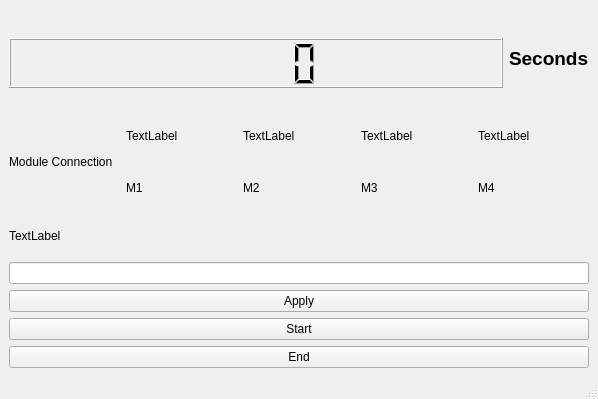
<?xml version="1.0" encoding="UTF-8"?>
<ui version="4.0">
 <class>MainWindow</class>
 <widget class="QMainWindow" name="MainWindow">
  <property name="geometry">
   <rect>
    <x>0</x>
    <y>0</y>
    <width>512</width>
    <height>399</height>
   </rect>
  </property>
  <property name="windowTitle">
   <string>MainWindow</string>
  </property>
  <widget class="QWidget" name="centralwidget">
   <layout class="QVBoxLayout" name="verticalLayout">
    <item>
     <layout class="QHBoxLayout" name="horizontalLayout_2">
      <item>
       <widget class="QLCDNumber" name="lcdNumber">
        <property name="minimumSize">
         <size>
          <width>494</width>
          <height>50</height>
         </size>
        </property>
        <property name="maximumSize">
         <size>
          <width>16777215</width>
          <height>40</height>
         </size>
        </property>
       </widget>
      </item>
      <item>
       <spacer name="horizontalSpacer">
        <property name="orientation">
         <enum>Qt::Horizontal</enum>
        </property>
        <property name="sizeHint" stdset="0">
         <size>
          <width>40</width>
          <height>20</height>
         </size>
        </property>
       </spacer>
      </item>
      <item>
       <widget class="QLabel" name="label_2">
        <property name="font">
         <font>
          <family>Arial</family>
          <pointsize>14</pointsize>
          <weight>75</weight>
          <bold>true</bold>
         </font>
        </property>
        <property name="text">
         <string>Seconds</string>
        </property>
        <property name="alignment">
         <set>Qt::AlignLeading|Qt::AlignLeft|Qt::AlignVCenter</set>
        </property>
       </widget>
      </item>
     </layout>
    </item>
    <item>
     <layout class="QHBoxLayout" name="horizontalLayout">
      <item>
       <widget class="QLabel" name="label_3">
        <property name="text">
         <string>Module Connection</string>
        </property>
       </widget>
      </item>
      <item>
       <layout class="QVBoxLayout" name="verticalLayout_3">
        <item>
         <widget class="QLabel" name="label_4">
          <property name="text">
           <string>TextLabel</string>
          </property>
         </widget>
        </item>
        <item>
         <widget class="QLabel" name="label_5">
          <property name="text">
           <string>M1</string>
          </property>
         </widget>
        </item>
       </layout>
      </item>
      <item>
       <layout class="QVBoxLayout" name="verticalLayout_4">
        <item>
         <widget class="QLabel" name="label_6">
          <property name="text">
           <string>TextLabel</string>
          </property>
         </widget>
        </item>
        <item>
         <widget class="QLabel" name="label_7">
          <property name="text">
           <string>M2</string>
          </property>
         </widget>
        </item>
       </layout>
      </item>
      <item>
       <layout class="QVBoxLayout" name="verticalLayout_5">
        <item>
         <widget class="QLabel" name="label_8">
          <property name="text">
           <string>TextLabel</string>
          </property>
         </widget>
        </item>
        <item>
         <widget class="QLabel" name="label_9">
          <property name="text">
           <string>M3</string>
          </property>
         </widget>
        </item>
       </layout>
      </item>
      <item>
       <layout class="QVBoxLayout" name="verticalLayout_6">
        <item>
         <widget class="QLabel" name="label_10">
          <property name="text">
           <string>TextLabel</string>
          </property>
         </widget>
        </item>
        <item>
         <widget class="QLabel" name="label_11">
          <property name="text">
           <string>M4</string>
          </property>
         </widget>
        </item>
       </layout>
      </item>
     </layout>
    </item>
    <item>
     <widget class="QLabel" name="label">
      <property name="maximumSize">
       <size>
        <width>16777215</width>
        <height>40</height>
       </size>
      </property>
      <property name="text">
       <string>TextLabel</string>
      </property>
     </widget>
    </item>
    <item>
     <widget class="QLineEdit" name="lineEdit"/>
    </item>
    <item>
     <widget class="QPushButton" name="pushButton_3">
      <property name="text">
       <string>Apply</string>
      </property>
     </widget>
    </item>
    <item>
     <widget class="QPushButton" name="pushButton">
      <property name="text">
       <string>Start</string>
      </property>
     </widget>
    </item>
    <item>
     <widget class="QPushButton" name="pushButton_2">
      <property name="text">
       <string>End</string>
      </property>
     </widget>
    </item>
   </layout>
  </widget>
  <widget class="QMenuBar" name="menubar">
   <property name="geometry">
    <rect>
     <x>0</x>
     <y>0</y>
     <width>512</width>
     <height>23</height>
    </rect>
   </property>
  </widget>
  <widget class="QStatusBar" name="statusbar"/>
 </widget>
 <resources/>
 <connections/>
</ui>
